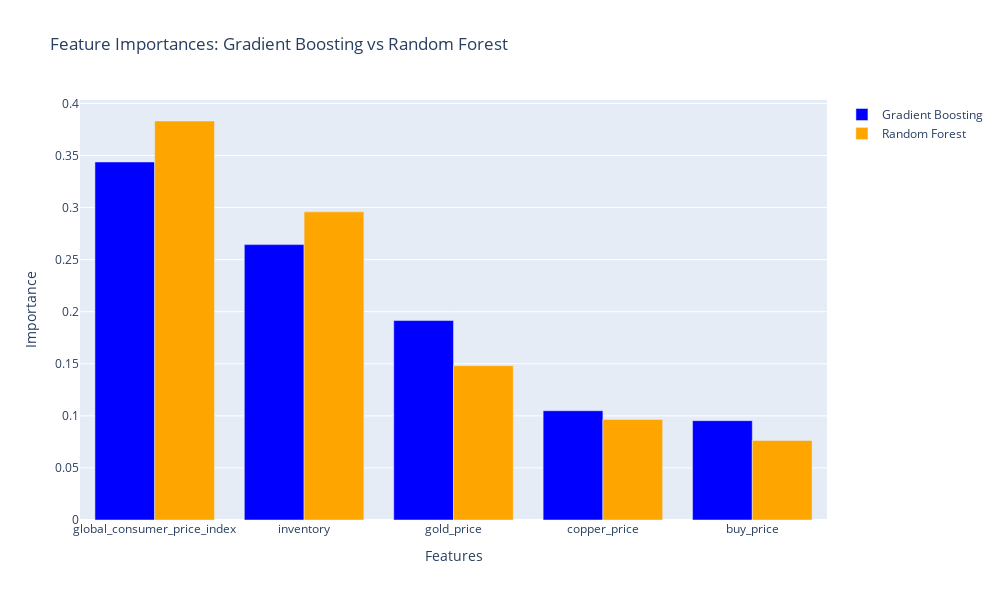

Notebook source saved alongside this figure:
### Code cell
# Create a combined DataFrame for feature importances
feature_importances_df = pd.DataFrame({
    'Feature': feature_importances_gbr.index,
    'Gradient Boosting': feature_importances_gbr.values,
    'Random Forest': feature_importances_rf[feature_importances_gbr.index].values
})

# Create a grouped bar chart for feature importances
fig = go.Figure()

fig.add_trace(go.Bar(
    x=feature_importances_df['Feature'],
    y=feature_importances_df['Gradient Boosting'],
    name='Gradient Boosting',
    marker=dict(color='blue')
))

fig.add_trace(go.Bar(
    x=feature_importances_df['Feature'],
    y=feature_importances_df['Random Forest'],
    name='Random Forest',
    marker=dict(color='orange')
))

# Update layout
fig.update_layout(
    barmode='group',
    height=600,
    width=1000,
    title='Feature Importances: Gradient Boosting vs Random Forest',
    xaxis_title='Features',
    yaxis_title='Importance',
    showlegend=True
)

# Show the figure
fig.show()

### Figure 1 — Plotly figure (JSON) as saved in the notebook; plotly's stock layout.template omitted (floating-point values rounded to 4 significant figures)
{"data": [{"marker": {"color": "blue"}, "name": "Gradient Boosting", "type": "bar", "x": ["global_consumer_price_index", "inventory", "gold_price", "copper_price", "buy_price"], "y": [0.3438, 0.2644, 0.1915, 0.1049, 0.0954]}, {"marker": {"color": "orange"}, "name": "Random Forest", "type": "bar", "x": ["global_consumer_price_index", "inventory", "gold_price", "copper_price", "buy_price"], "y": [0.3831, 0.2959, 0.1482, 0.09655, 0.0763]}], "layout": {"barmode": "group", "height": 600, "showlegend": true, "title": {"text": "Feature Importances: Gradient Boosting vs Random Forest"}, "width": 1000, "xaxis": {"title": {"text": "Features"}}, "yaxis": {"title": {"text": "Importance"}}}}
